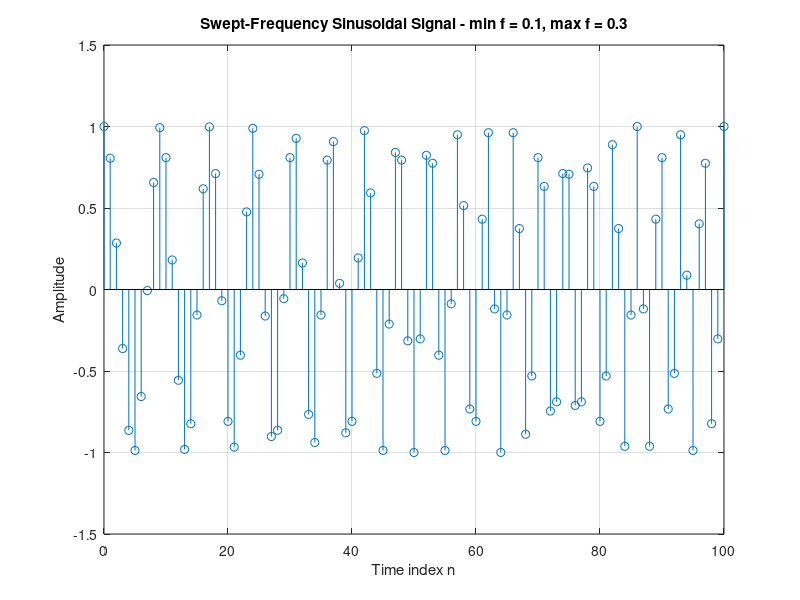

The MATLAB script that drew this image:
% Program P1_7 - modified for min f = 0.1 and max f = 0.3
% Generation of a swept frequency sinusoidal sequence
n = 0:100;
a = pi/5/100;
b = pi/5;
arg = a*n.*n + b*n;
x = cos(arg);
clf;				
stem(n, x);
axis([0,100,-1.5,1.5]);
title('Swept-Frequency Sinusoidal Signal - min f = 0.1, max f = 0.3');
xlabel('Time index n');
ylabel('Amplitude');
grid; axis;